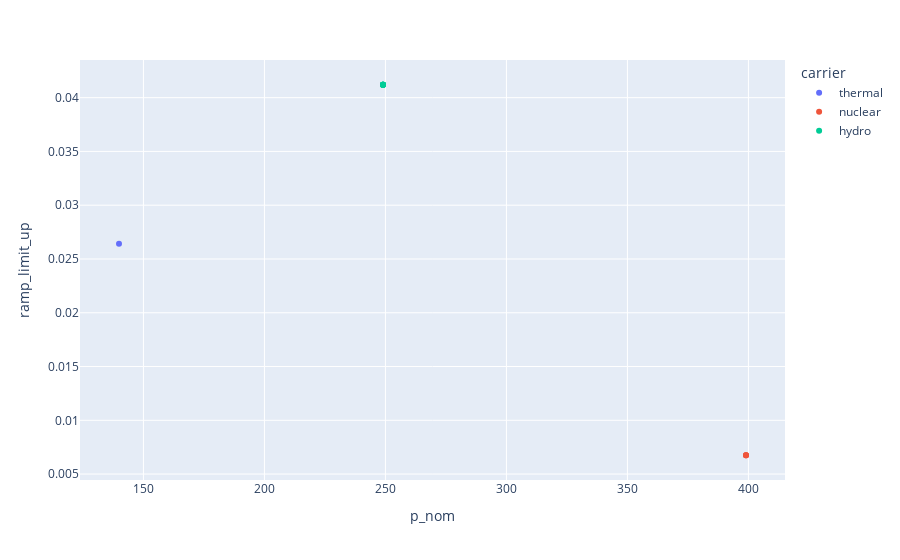

Notebook cell for this chart:
### Code cell
dispatcher.plot_ramps()

### Figure 1 — Plotly figure (JSON) as saved in the notebook; plotly's stock layout.template omitted (floating-point values rounded to 4 significant figures)
{"data": [{"customdata": [["gen_7_2"]], "hoverlabel": {"namelength": 0}, "hovertemplate": "carrier=thermal<br>p_nom=%{x}<br>ramp_limit_up=%{y}<br>name=%{customdata[0]}", "legendgroup": "thermal", "marker": {"color": "#636efa", "symbol": "circle"}, "mode": "markers", "name": "thermal", "showlegend": true, "type": "scatter", "x": [139.9], "xaxis": "x", "y": [0.02642], "yaxis": "y"}, {"customdata": [["gen_10_5"], ["gen_14_8"], ["gen_84_46"]], "hoverlabel": {"namelength": 0}, "hovertemplate": "carrier=nuclear<br>p_nom=%{x}<br>ramp_limit_up=%{y}<br>name=%{customdata[0]}", "legendgroup": "nuclear", "marker": {"color": "#EF553B", "symbol": "circle"}, "mode": "markers", "name": "nuclear", "showlegend": true, "type": "scatter", "x": [399, 399, 399], "xaxis": "x", "y": [0.00675, 0.00675, 0.00675], "yaxis": "y"}, {"customdata": [["gen_11_6"], ["gen_14_9"], ["gen_41_19"], ["gen_55_29"], ["gen_60_32"], ["gen_64_35"], ["gen_65_36"]], "hoverlabel": {"namelength": 0}, "hovertemplate": "carrier=hydro<br>p_nom=%{x}<br>ramp_limit_up=%{y}<br>name=%{customdata[0]}", "legendgroup": "hydro", "marker": {"color": "#00cc96", "symbol": "circle"}, "mode": "markers", "name": "hydro", "showlegend": true, "type": "scatter", "x": [249, 249, 249, 249, 249, 249, 249], "xaxis": "x", "y": [0.0412, 0.0412, 0.0412, 0.0412, 0.0412, 0.0412, 0.0412], "yaxis": "y"}], "layout": {"legend": {"title": {"text": "carrier"}, "tracegroupgap": 0}, "margin": {"t": 60}, "xaxis": {"anchor": "y", "domain": [0, 1], "title": {"text": "p_nom"}}, "yaxis": {"anchor": "x", "domain": [0, 1], "title": {"text": "ramp_limit_up"}}}}
